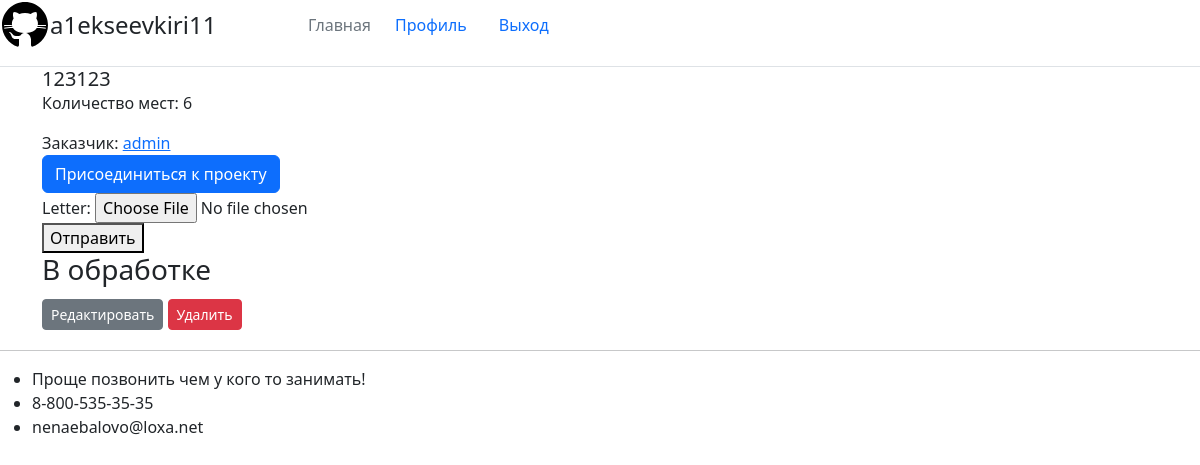
The page /project/2/ (signed in) on the database as committed earlier.
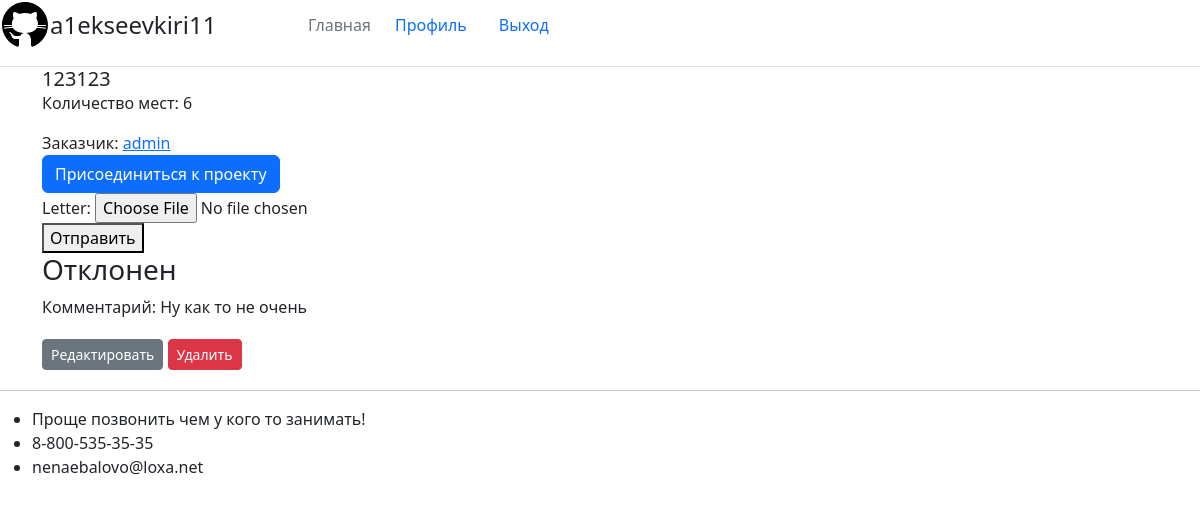
The same page on the database as committed later.
### showcase_projects/models.py (models this page shows, shortened)
class Project(models.Model):
    STATUS_CHOICES = [
        ('accepted', 'Принят'),
        ('processing', 'В обработке'),
        ('rejected', 'Отклонен'),
    ]
    title = models.CharField(max_length=100)
    status = models.CharField(max_length=20, choices=STATUS_CHOICES, default='processing')
    place = models.IntegerField(default=6)
    customer = models.ForeignKey(Profile, on_delete=models.CASCADE, related_name='customer')
    lecturer = models.ForeignKey(Profile, on_delete=models.CASCADE, default=None, null=True, blank=True, related_name='lecturer')
    def freePlaces(self):
        return self.place > self.participation_set.count()
    def studentInThisProject(self, student):
        return self.participation_set.filter(student=student).exists()

class RejectionComment(models.Model):
    project = models.OneToOneField(Project, on_delete=models.CASCADE, related_name='rejection_comment')
    comment = models.TextField()

### registration/models.py (models this page shows, shortened)
class Profile(models.Model):
    user = models.OneToOneField(
        User, on_delete=models.CASCADE,
    )

### showcase_projects/views.py (the view, shortened to what this page needs)
# urls.py: path('project/<int:pk>/', ProjectDetailView.as_view(), name='project-detail'),
class ProjectDetailView(DetailView, UserPassesTestMixin):
    model = Project
    template_name = 'showcase_projects/project_detail.html'
    def get_context_data(self, **kwargs):
        project = self.get_object()
        student =  self.request.user.profile
        context = super().get_context_data(**kwargs)
        if not self.request.user.is_authenticated:
            return context
        if not canAddParticipation(self.request.user):
            return context
        context['participationProject'] = project.freePlaces()
        context['studentInProject'] = Participation.objects.filter(student=student).exists()
        context['studentInThisProject'] = project.studentInThisProject(student)
        context['motivation_form'] =  MotivationLettersForm()
        return context

### showcase_projects/forms.py
class MotivationLettersForm(forms.ModelForm):
    class Meta:
        model = MotivationLetters
        fields = ['letter']
    def __init__(self, *args, **kwargs):
        super(MotivationLettersForm, self).__init__(*args, **kwargs)
        self.fields['letter'].widget.attrs.update({'accept': '.doc, .docx'})

### showcase_projects/pernission.py (called while the page is built)
def canAddParticipation(user):
    return user.has_perm('showcase_projects.add_participation')

### showcase_projects/templates/showcase_projects/project_detail.html (shortened to what this page needs)
{% extends "showcase_projects/base.html" %}
{% block content %}
<article class="media content-section">
    <div class="media-body">
        <div class="article-metadata">
            <h5 class="card-title">{{ project.title }}</h5>
            <p class="card-text">Количество мест: {{ project.place }}</p>
            <p class="card-text">Заказчик:
                <a href="{% url 'project-user' project.customer.user.username %}" class="card-text">{{ project.customer.user.username }}</a>
            </p>
        </div>
    </div>
    {% if user.is_authenticated %}
        {% if studentInThisProject %}
        <h3>
            Вы уже учавствуете в этом проекте
        </h3>
        {% elif studentInProject  %}
        <h3>
            Вы учавствуете в другом проекте
        </h3>
        {% elif participationProject %}
            <button type="button" class="btn btn-primary" data-toggle="modal" data-target="#confirmationModal">
                Присоединиться к проекту
            </button>
            <form method="post" action="{% url 'project-detail' pk=project.pk %}" enctype="multipart/form-data">
                {{ motivation_form }}
                <button type="submit">Отправить</button>
            </form>
        {% endif %}
    {% endif %}
    {% if project.customer == user.profile %}
    <h3>{{ project.get_status_display }}</h3>
    {% if project.rejection_comment %}
            <p>Комментарий: {{ project.rejection_comment.comment }}</p>
    {% endif %}
    <div>
        <a class="btn btn-secondary btn-sm mt-1 mb-1" href="{% url 'project-update' project.id %}">Редактировать</a>
        <a class="btn btn-danger btn-sm mt-1 mb-1" href="{% url 'project-delete' project.id %}">Удалить</a>
    </div>
    {% endif %}
</article>
{% endblock content %}

Rows that differ between the two databases and show on the page:
changed Project "admin": status "В обработке" → "Отклонен"; rejection_comment.comment (not shown) → "Ну как то не очень"
Other text that changed with them:
text now shown: "Комментарий:"
